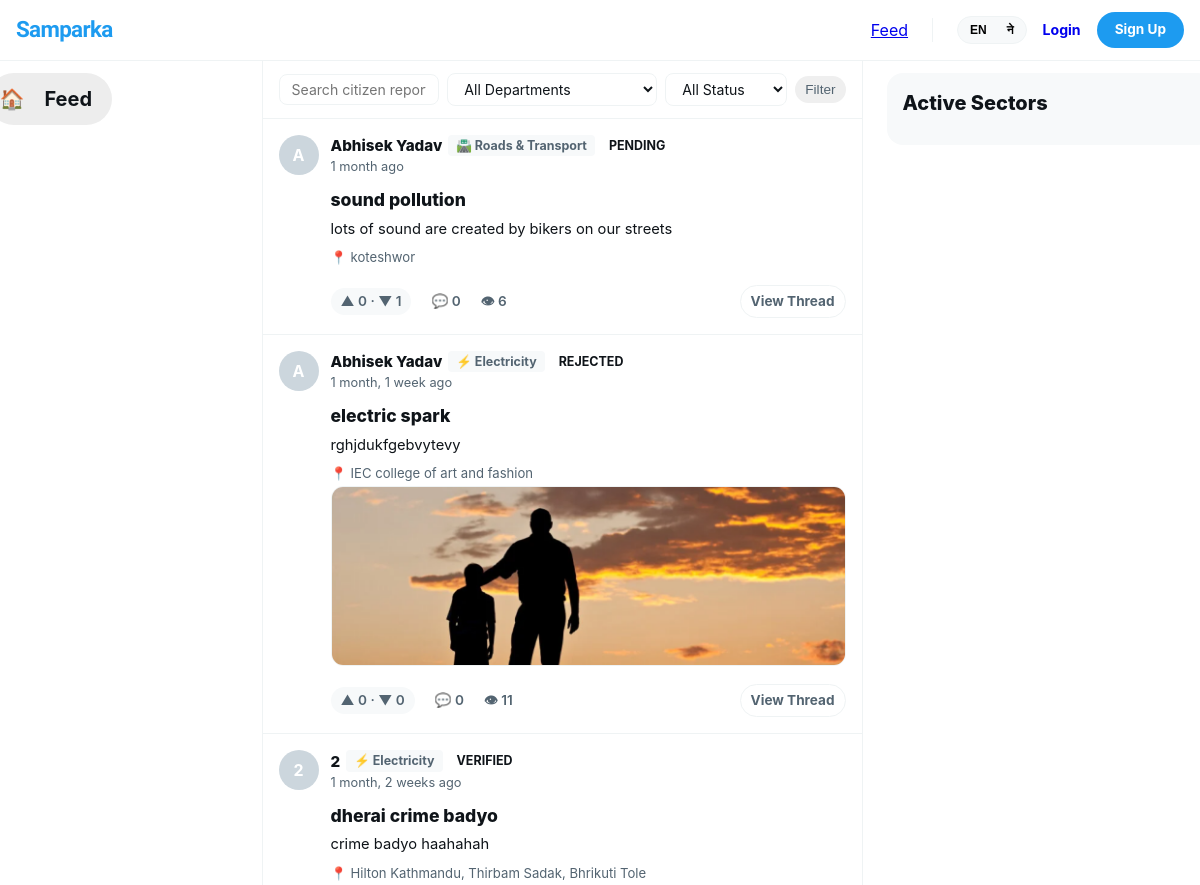
The page /complaints/ (upper part) on the database as committed earlier.
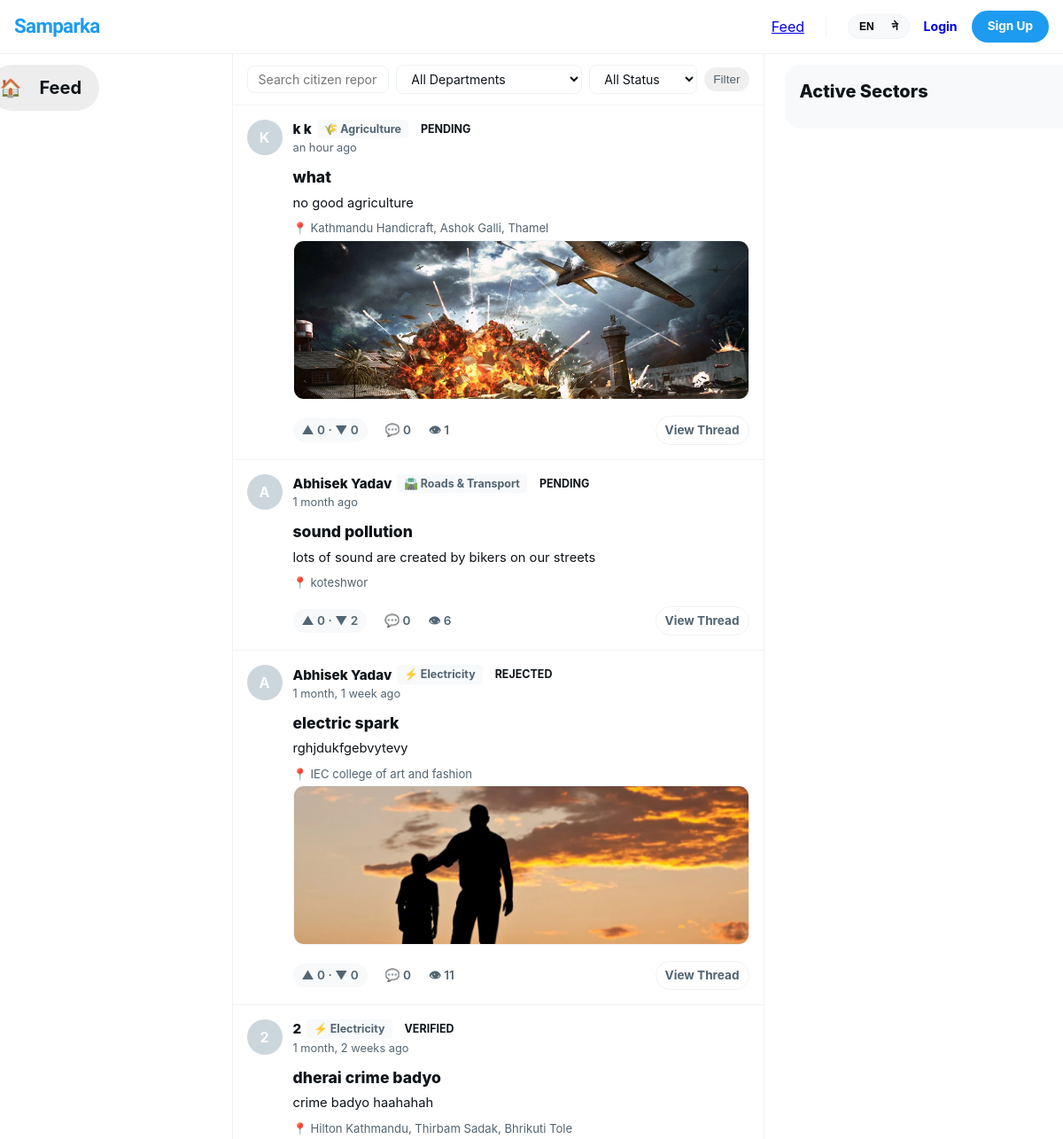
The same page on the database as committed later.
### departments/models.py (models this page shows, shortened)
class Department(models.Model):
    name = models.CharField(
        max_length=100,
        unique=True
    )
    name_ne = models.CharField(
        max_length=100,
        blank=True,
        help_text='Nepali name of the department (optional)'
    )
    slug = models.SlugField(
        unique=True
    )
    description = models.TextField(
        blank=True
    )
    icon = models.CharField(
        max_length=50,
        default='🏛️',
        help_text='Emoji icon for the department'
    )
    color = models.CharField(
        max_length=7,
        default='#3B82F6',
        help_text='Hex color for department badge'
    )
    is_active = models.BooleanField(
        default=True
    )
    created_at = models.DateTimeField(
        auto_now_add=True
    )
    class Meta:
        ordering = ['name']
    @property
    def display_name(self):
        if get_language() == 'ne' and self.name_ne:
            return self.name_ne
        return self.name

### complaints/models.py (models this page shows, shortened)
class Complaint(models.Model):
    STATUS_PENDING = 'pending'
    STATUS_VERIFIED = 'verified'
    STATUS_IN_PROGRESS = 'in_progress'
    STATUS_SOLVED = 'solved'
    STATUS_REJECTED = 'rejected'
    STATUS_CHOICES = [
        (STATUS_PENDING, _('Pending')),
        (STATUS_VERIFIED, _('Verified')),
        (STATUS_IN_PROGRESS, _('In Progress')),
        (STATUS_SOLVED, _('Solved')),
        (STATUS_REJECTED, _('Rejected')),
    ]
    STATUS_COLORS = {
        STATUS_PENDING: '#F59E0B',
        STATUS_VERIFIED: '#3B82F6',
        STATUS_IN_PROGRESS: '#8B5CF6',
        STATUS_SOLVED: '#10B981',
        STATUS_REJECTED: '#EF4444',
    }
    PRIORITY_CHOICES = [
        ('low', _('Low')),
        ('medium', _('Medium')),
        ('high', _('High')),
        ('urgent', _('Urgent')),
    ]
    priority = models.CharField(max_length=10, choices=PRIORITY_CHOICES, default='medium')
    due_date = models.DateField(null=True, blank=True)
    author = models.ForeignKey(settings.AUTH_USER_MODEL, on_delete=models.CASCADE, related_name='complaints')
    department = models.ForeignKey(Department, on_delete=models.SET_NULL, null=True, related_name='complaints')
    title = models.CharField(max_length=200)
    description = models.TextField()
    status = models.CharField(max_length=20, choices=STATUS_CHOICES, default=STATUS_PENDING)
    location_name = models.CharField(max_length=200, blank=True, help_text='Human readable location name')
    latitude = models.DecimalField(max_digits=9, decimal_places=6, null=True, blank=True)
    longitude = models.DecimalField(max_digits=9, decimal_places=6, null=True, blank=True)
    upvotes = models.ManyToManyField(settings.AUTH_USER_MODEL, through='Vote', related_name='voted_complaints', blank=True)
    view_count = models.PositiveIntegerField(default=0)
    admin_note = models.TextField(blank=True, help_text='Internal note from admin (not shown to public)')
    is_anonymous = models.BooleanField(default=False)
    created_at = models.DateTimeField(auto_now_add=True)
    updated_at = models.DateTimeField(auto_now=True)
    class Meta:
        ordering = ['-created_at']
    def get_absolute_url(self):
        return reverse('complaints:detail', kwargs={'pk': self.pk})
    @property
    def upvote_count(self):
        return self.votes.filter(value=1).count()
    @property
    def downvote_count(self):
        return self.votes.filter(value=-1).count()
    @property
    def comment_count(self):
        return self.comments.filter(is_approved=True).count()

class ComplaintImage(models.Model):
    complaint = models.ForeignKey(Complaint, on_delete=models.CASCADE, related_name='images')
    image = models.ImageField(upload_to='complaints/images/')
    uploaded_at = models.DateTimeField(auto_now_add=True)

### accounts/models.py (models this page shows, shortened)
class User(AbstractUser):
    avatar = models.ImageField(upload_to='avatars/', null=True, blank=True)
    bio = models.TextField(max_length=300, blank=True)
    district = models.CharField(max_length=100, blank=True)
    ward = models.CharField(max_length=100, blank=True)
    phone = models.CharField(max_length=15, blank=True)
    is_verified = models.BooleanField(default=False)
    role = models.CharField(          # ← now inside the class
        max_length=20,
        choices=ROLE_CHOICES,
        default="user"
    )
    @property
    def display_name(self):
        if self.first_name:
            return f"{self.first_name} {self.last_name}".strip()
        return self.username

### complaints/views.py (the view)
# urls.py: path('', views.feed_view, name='feed'),
def feed_view(request):
    complaints = Complaint.objects.select_related('author', 'department').prefetch_related('votes', 'images', 'comments')
    form = ComplaintFilterForm(request.GET)
    if form.is_valid():
        dept = form.cleaned_data.get('department')
        status = form.cleaned_data.get('status')
        sort = form.cleaned_data.get('sort') or '-created_at'
        q = request.GET.get('q', '').strip()
        if q:
           complaints = complaints.filter(
            models.Q(title__icontains=q) |
            models.Q(description__icontains=q) |
            models.Q(location_name__icontains=q)
    )
        if dept:
            complaints = complaints.filter(department=dept)
        if status:
            complaints = complaints.filter(status=status)
    else:
        complaints = complaints.order_by('-created_at')
    paginator = Paginator(complaints, 10)
    page = request.GET.get('page', 1)
    complaints_page = paginator.get_page(page)
    if request.user.is_authenticated:
        user_votes = {v.complaint_id: v.value for v in Vote.objects.filter(user=request.user)}
        for c in complaints_page:
            c.user_vote = user_votes.get(c.id)
    return render(request, 'complaints/feed.html', {
        'complaints': complaints_page,
        'filter_form': form,
    })

### complaints/templates/complaints/feed.html (shortened to what this page needs)
{% extends 'base.html' %}
{% load humanize %}
{% load i18n %}
{% block content %}
<div class="x-workspace-container">
  <aside class="x-panel-left">
    <div class="x-sticky-scroll-box">
      <nav class="x-v-nav">
        <a href="{% url 'complaints:feed' %}" class="x-v-link active">
          <span class="x-v-icon">🏠</span>
          <span class="x-v-label">{% trans "Feed" %}</span>
        </a>
      </nav>
    </div>
  </aside>
  <main class="x-panel-center">
    <div class="x-center-filter-row" style="padding: 12px 16px;">
      <form method="get" style="display: flex; gap: 8px; flex-wrap: wrap; align-items: center; width: 100%; margin: 0;">
        <input type="text" name="q" placeholder="{% trans 'Search citizen reports...' %}" class="x-feed-filter-input" style="flex: 1; min-width: 160px;" value="{{ request.GET.q|default:'' }}" />
        {% if filter_form.department %}
          <select name="department" class="x-feed-filter-input">
            {% for choice in filter_form.department.field.choices %}
              <option value="{{ choice.0 }}" {% if choice.0|stringformat:"s" == request.GET.department %}selected{% endif %}>{{ choice.1 }}</option>
            {% endfor %}
          </select>
        {% endif %}
        {% if filter_form.status %}
          <select name="status" class="x-feed-filter-input">
            {% for choice in filter_form.status.field.choices %}
              <option value="{{ choice.0 }}" {% if choice.0|stringformat:"s" == request.GET.status %}selected{% endif %}>{{ choice.1 }}</option>
            {% endfor %}
          </select>
        {% endif %}
        <button type="submit" class="x-pill-action-btn active" style="border: none; cursor: pointer; padding: 7px 16px;">{% trans "Filter" %}</button>
      </form>
    </div>
    <div class="x-feed-stream-container">
      {% for complaint in complaints %}
        <div class="notif-card" style="padding: 16px; border-bottom: 1px solid var(--border-color); background: #fff; display: flex; flex-direction: column; gap: 12px;" data-complaint="{{ complaint.id }}">
          <div style="display: flex; align-items: flex-start; gap: 12px; width: 100%;">
            {% if complaint.is_anonymous %}
              <div class="complaint-author-avatar" style="background: var(--text-muted, #536471); color: #fff; font-weight: 700; min-width: 40px; height: 40px; display: flex; align-items: center; justify-content: center; border-radius: 50%;">?</div>
            {% else %}
              <a href="{% url 'accounts:profile' username=complaint.author.username %}" class="complaint-author-avatar" style="min-width: 40px; height: 40px; display: flex; align-items: center; justify-content: center; border-radius: 50%; overflow: hidden; background: var(--bg-subtle);">
                {% if complaint.author.avatar %}<img src="{{ complaint.author.avatar.url }}" style="width: 100%; height: 100%; object-fit: cover;" />{% else %}{{ complaint.author.username|first|upper }}{% endif %}
              </a>
            {% endif %}
            <div style="flex: 1; min-width: 0;">
              <div style="display: flex; align-items: center; gap: 6px; flex-wrap: wrap; margin-bottom: 2px;">
                <span style="font-weight: 800; font-size: 0.95rem; color: var(--text-main);">
                  {% if complaint.is_anonymous %}{% trans "Anonymous Citizen" %}{% else %}{{ complaint.author.display_name }}{% endif %}
                </span>
                {% if complaint.department %}
                  <span class="dept-badge" style="background: var(--bg-subtle); padding: 2px 8px; border-radius: 4px; font-size: 0.78rem; font-weight: 600; color: var(--text-main);">
                    {{ complaint.department.icon }} {{ complaint.department.display_name }}
                  </span>
                {% endif %}
                <span class="status-badge status-{{ complaint.status }}" style="font-size: 0.75rem;">{{ complaint.get_status_display }}</span>
              </div>
              <div style="font-size: 0.8rem; color: var(--text-muted);">{{ complaint.created_at|naturaltime }}</div>
            </div>
          </div>
          <div style="padding-left: 52px;">
            <h2 style="font-size: 1.1rem; font-weight: 800; margin: 0 0 6px 0; color: var(--text-main);">
              <a href="{{ complaint.get_absolute_url }}" style="color: inherit; text-decoration: none;">{{ complaint.title }}</a>
            </h2>
            <p style="font-size: 0.92rem; color: var(--text-main); margin: 0; line-height: 1.45; white-space: pre-line;">{{ complaint.description }}</p>
            {% if complaint.location_name %}
              <div style="font-size: 0.82rem; color: var(--text-muted); margin-top: 8px; display: flex; align-items: center; gap: 4px;">
                📍 {{ complaint.location_name }}
              </div>
            {% endif %}
            {% if complaint.images.all %}
              <div class="x-complaint-gallery-grid">
                {% for img in complaint.images.all|slice:":3" %}
                  <img src="{{ img.image.url }}" class="x-complaint-gallery-image" alt="{% trans 'Verification reference' %}" onclick="window.location='{{ complaint.get_absolute_url }}'" />
                {% endfor %}
              </div>
            {% endif %}
            <div style="display: flex; align-items: center; gap: 20px; margin-top: 14px; padding-top: 4px; font-size: 0.85rem; color: var(--text-muted);">
              <div style="display: flex; align-items: center; gap: 4px; background: var(--bg-subtle, #f7f9fa); padding: 4px 10px; border-radius: 16px;">
                {% if user.is_authenticated %}
                  <button class="vote-btn vote-up {% if complaint.user_vote == 1 %}active-up{% endif %}" style="background: none; border: none; cursor: pointer; padding: 2px 4px; font-size: 0.9rem;" onclick="handleVote({{ complaint.id }}, 1)" title="{% trans 'Upvote' %}">
                    ▲ <span style="font-weight: 700; font-size: 0.8rem;">{{ complaint.upvote_count }}</span>
                  </button>
                  <span style="font-weight: 800; color: var(--text-main); padding: 0 2px;">{{ complaint.vote_score }}</span>
                  <button class="vote-btn vote-down {% if complaint.user_vote == -1 %}active-down{% endif %}" style="background: none; border: none; cursor: pointer; padding: 2px 4px; font-size: 0.9rem;" onclick="handleVote({{ complaint.id }}, -1)" title="{% trans 'Downvote' %}">
                    ▼ <span style="font-weight: 700; font-size: 0.8rem;">{{ complaint.downvote_count }}</span>
                  </button>
                {% else %}
                  <span style="font-weight: 600;">▲ {{ complaint.upvote_count }} &middot; ▼ {{ complaint.downvote_count }}</span>
                {% endif %}
              </div>
              <a href="{{ complaint.get_absolute_url }}#comments" style="color: inherit; text-decoration: none; display: flex; align-items: center; gap: 4px; font-weight: 600;">
                💬 {{ complaint.comment_count }}
              </a>
              <span style="display: flex; align-items: center; gap: 4px; font-weight: 600;">
                👁 {{ complaint.view_count }}
              </span>
              <a href="{{ complaint.get_absolute_url }}" class="x-pill-action-btn" style="text-decoration: none; font-size: 0.78rem; font-weight: 700; border: 1px solid var(--border-color); color: var(--text-main); background: #fff; padding: 4px 12px; margin-left: auto; border-radius: 14px;">
                {% trans "View Thread" %}
              </a>
            </div>
          </div>
        </div>
      {% endfor %}
    </div>
  </main>
  <aside class="x-panel-right">
    <div class="x-sticky-scroll-box">
      <section class="x-right-panel-widget">
        <h4 class="x-widget-panel-title">{% trans "Active Sectors" %}</h4>
      </section>
    </div>
  </aside>
</div>
{% endblock %}

Rows that differ between the two databases and show on the page:
added Complaint: author.username|first "K", author.display_name "k k", department.icon "🌾", department.display_name "Agriculture", status "PENDING", created_at "an hour ago", title "what", description "no good agriculture", location_name "Kathmandu Handicraft, Ashok Galli, Thamel", upvote_count "0", downvote_count "0", comment_count "0", view_count "1"
added ComplaintImage: image (picture), shown under "K"
computed for Complaint "sound pollution": downvote_count "1" → "2"
